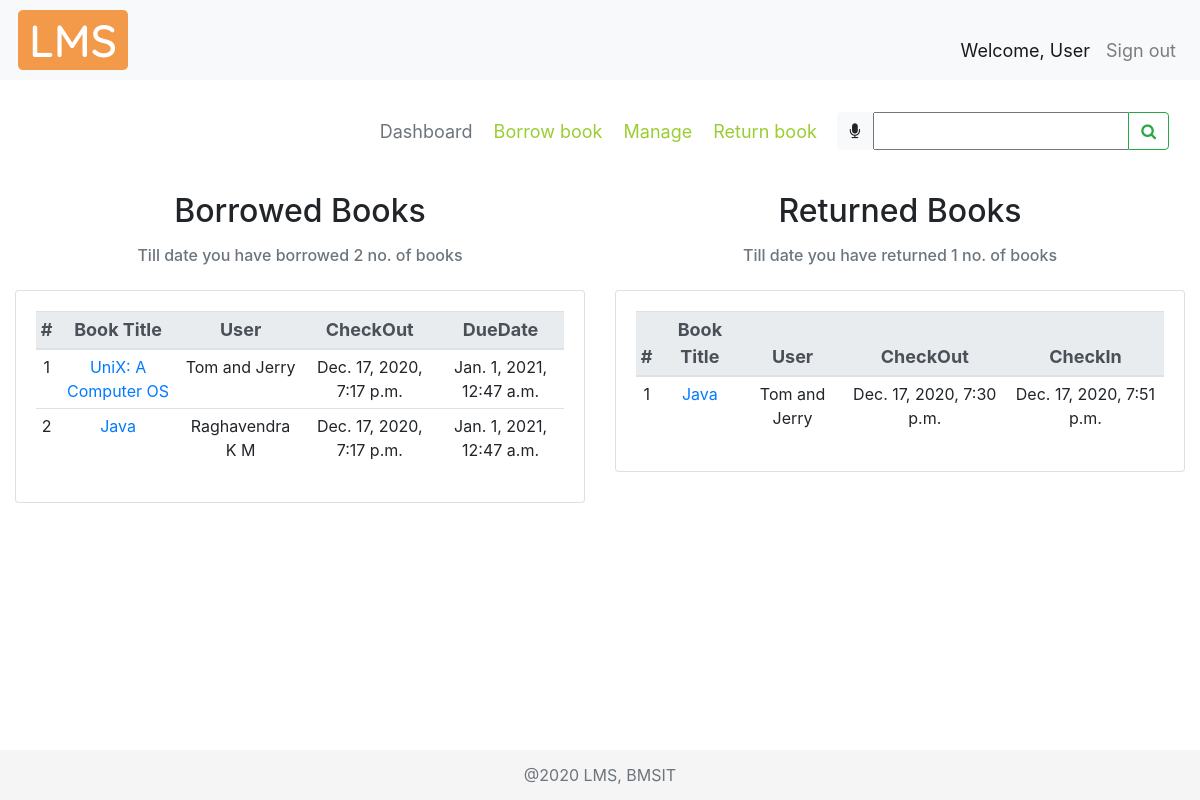
The app's page /dashboard/, older data.
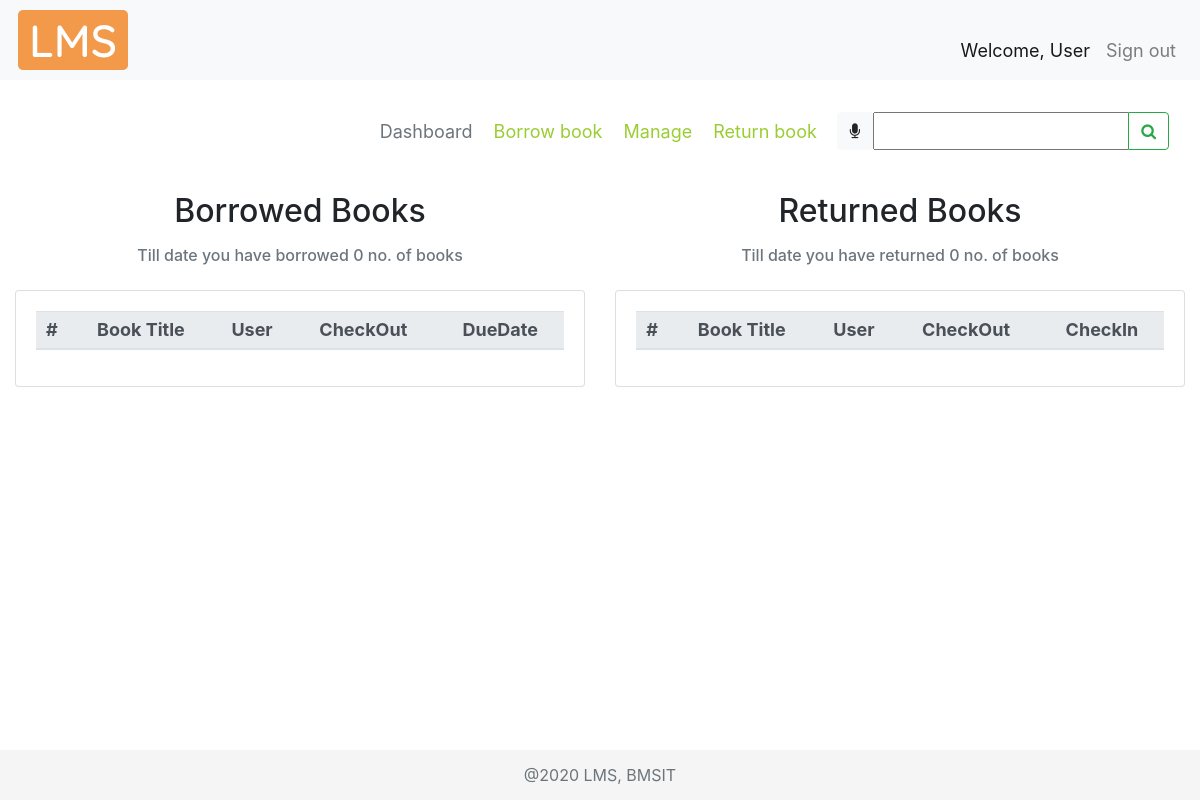
The same page, newer data.
### libraryApp/models.py (models this page shows, shortened)
class BOOK(models.Model):
    GENRE = (
        ("CS", "Computer Science"),
        ("MATH", "Mathematics"),
        ("ELE", "Electronics"),
        ("TC", "Telecommunication"),
        ("CHE", "Chemistry"),
        ("PHY", "Physics"),
        ("MEC", "Mechanics"),
        ("EVS", "Environmental Science"),
        ("BIO", "Bioengineering"),
        ("BUS", "Business Skills"),
    )
    bookTitle = models.CharField(max_length=50)
    genre = models.CharField(max_length=30, null=True, choices=GENRE)
    pubYear = models.CharField(max_length=4, null=True)
    isbn = models.CharField(max_length=13, null=True)
    librarianID = models.ForeignKey(
        LIBRARIAN, null=True, on_delete=models.SET_NULL)
    pubID = models.ForeignKey(PUBLISHER, null=True, on_delete=models.CASCADE)
    authorID = models.ManyToManyField(AUTHOR)
    def __str__(self):
        return self.bookTitle

class BORROWEDBOOK(models.Model):
    checkOut = models.DateTimeField(auto_now_add=True, null=True)
    dueDate = models.DateTimeField(null=True, blank=True)
    checkIn = models.DateTimeField(auto_now_add=False, null=True, blank=True)
    userID = models.ForeignKey(USER, null=True, on_delete=models.SET_NULL)
    bookID = models.ForeignKey(BOOK, null=True, on_delete=models.SET_NULL)

### libraryApp/views.py (the view)
# urls.py: path('dashboard/', views.dashboard, name="dashboard"),
def dashboard(request):
    dashboard = 'libraryApp/dashboard.html'
    myFilter = BookFilter(request.GET, queryset=BOOK.objects.all())
    if request.method == "POST":
        print(request.POST)
        return redirect(searchBook, book=request.POST['bookTitle'])
    dbActive = True
    bCount = 0
    rCount = 0
    books = BOOK.objects.all()
    bbList = []
    rbList = []
    start_time = time.time()
    for i in books:
        bb = i.borrowedbook_set.all()
        if bb.exists():
            for j in bb:
                userName = j.userID.fName + " " + j.userID.mName + " " + j.userID.lName
                if j.checkIn is None:
                    bCount += 1
                    bbList.append(tempDashboard(
                        None, j.bookID, j.bookID.id, userName, None, None, j.checkOut, None, j.dueDate))
                else:
                    rCount += 1
                    rbList.append(tempDashboard(
                        None, j.bookID, j.bookID.id, userName, None, None, j.checkOut, j.checkIn, None))
    print("--- %s seconds SET---" % (time.time() - start_time))
    context = {
        "borrowedBooks": bbList,
        "bCount": bCount,
        "returnedBooks": rbList,
        "rCount": rCount,
        "myFilter": myFilter,
        "dbActive": dbActive
    }
    return render(request, dashboard, context)

### libraryApp/templates/libraryApp/dashboard.html (shortened to what this page needs)
{% extends 'libraryApp/main.html' %}
{% load static %}
{% block content %}
<nav class="navbar">
  <div class="navbar-nav mySubMenu ml-auto">
    <nav>
      <a class="text-muted" href="{% url 'dashboard' %}">Dashboard</a>
      <a href="{% url 'borrowbook' %}">Borrow book</a>
      <a href="{% url 'manage' %}">Manage</a>
      <a href="{% url 'returnbook' %}">Return book</a>
    </nav>
  </div>
  <form class="form-inline" method="POST">
    <div class="input-group">
      <div id="speech" class="btn btn-light" title="Click the mic to speak">
        <i class="fa fa-microphone" aria-hidden="true"></i>
      </div>
      {{myFilter.form}}
      <div class="input-group-append">
        <button id="searchButton" class="btn btn-outline-success" type="submit">
          <i class="fa fa-search"></i>
        </button>
      </div>
    </div>
  </form>
</nav>
<br>
<div class="row">
  <div class="col-md-6 cardMargin">
    <h2 class="text-center">Borrowed Books</h2>
    <div class="col-md-12 mt-3">
      <h6 class="form-text text-center text-muted">
        Till date you have borrowed {{bCount}} no. of books
      </h6>
    </div>
    <div class="card card-body mt-4">
      <table class="table table-sm table-hover text-center">
        <thead class="thead-light threadText">
          <tr>
            <th scope="col">#</th>
            <th scope="col">Book Title</th>
            <th scope="col">User</th>
            <th scope="col">CheckOut</th>
            <th scope="col">DueDate</th>
          </tr>
        </thead>
        {% for i in borrowedBooks %}
        <tr>
          <td>{{forloop.counter}}</td>
          <td><a href="{% url 'viewbook' i.bookID %}">{{i.bookTitle}}</a></td>
          <td>{{i.userName}}</td>
          <td>{{i.checkOut}}</td>
          <td>{{i.dueDate}}</td>
        </tr>
        {% endfor %}
      </table>
    </div>
  </div>
  <br>
  <div class="col-md-6 cardMargin">
    <h2 class="text-center">Returned Books</h2>
    <div class="col-md-12 mt-3">
      <h6 class="form-text text-center text-muted">
        Till date you have returned {{rCount}} no. of books
      </h6>
    </div>
    <div class="card card-body mt-4">
      <table class="table table-sm table-hover text-center">
        <thead class="thead-light threadText text-center">
          <tr>
            <th scope="col">#</th>
            <th scope="col">Book Title</th>
            <th scope="col">User</th>
            <th scope="col">CheckOut</th>
            <th scope="col">CheckIn</th>
          </tr>
        </thead>
        {% for i in returnedBooks %}
        <tr>
          <td>{{forloop.counter}}</td>
          <td><a href="{% url 'viewbook' i.bookID %}">{{i.bookTitle}}</a></td>
          <td>{{i.userName}}</td>
          <td>{{i.checkOut}}</td>
          <td>{{i.checkIn}}</td>
        </tr>
        {% endfor %}
      </table>
    </div>
  </div>
</div>
{% endblock %}

Row changes from the older to the newer data that the page shows:
removed BOOK: bookTitle "UniX: A Computer OS"
removed BORROWEDBOOK: checkOut "Dec. 17, 2020, 7:17 p.m.", dueDate "Jan. 1, 2021, 12:47 a.m."
removed BOOK: bookTitle "Java", bookTitle "Java"
removed BORROWEDBOOK: checkOut "Dec. 17, 2020, 7:17 p.m.", dueDate "Jan. 1, 2021, 12:47 a.m."
removed BORROWEDBOOK: checkOut "Dec. 17, 2020, 7:30 p.m.", checkIn "Dec. 17, 2020, 7:51 p.m."
Text that changed along with them:
{{ bCount }}: "2" → "0"
{{ rCount }}: "1" → "0"
list line gone: "1 Tom and Jerry"
list line gone: "2 Raghavendra K M"
